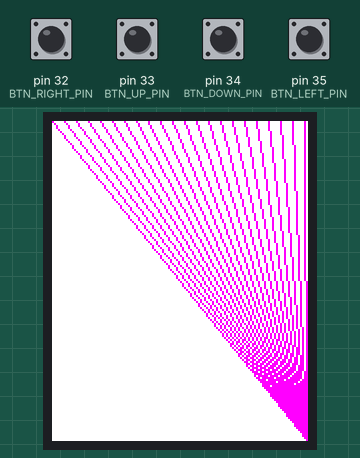
Recording of a sketch running on a simulated Arduino Mega 2560, built with avr-gcc and run on an emulated ATmega2560. Shown: 128×160 colour display. The test bench sets the inputs (shaded band); at power-on: pin 32 (BTN_RIGHT_PIN), pin 33 (BTN_UP_PIN), pin 34 (BTN_DOWN_PIN), pin 35 (BTN_LEFT_PIN) HIGH. What the sketch prints to the serial monitor is not drawn.

Above: at 9.2 s.
11.9 s: pin 32 (BTN_RIGHT_PIN) pulled LOW for 0.15 s
At 11.98 s:
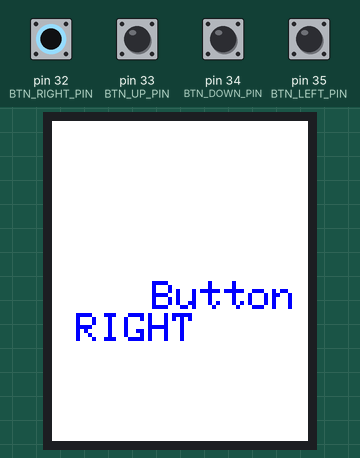
13.5 s: pin 33 (BTN_UP_PIN) pulled LOW for 0.15 s
At 13.58 s:
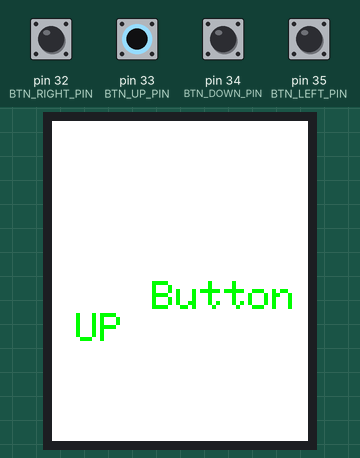
15.1 s: pin 34 (BTN_DOWN_PIN) pulled LOW for 0.15 s
At 15.18 s:
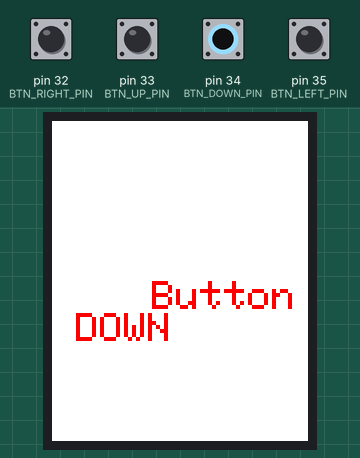
16.7 s: pin 35 (BTN_LEFT_PIN) pulled LOW for 0.15 s
At 16.78 s:
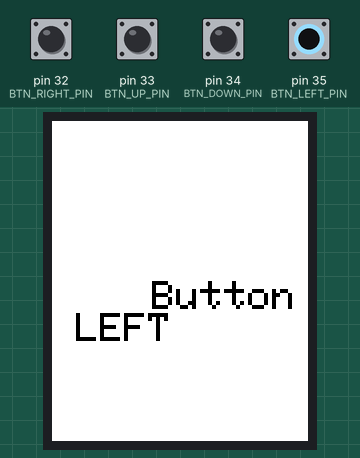
18.3 s: pin 32 (BTN_RIGHT_PIN) pulled LOW for 1 s
At 19.1 s:
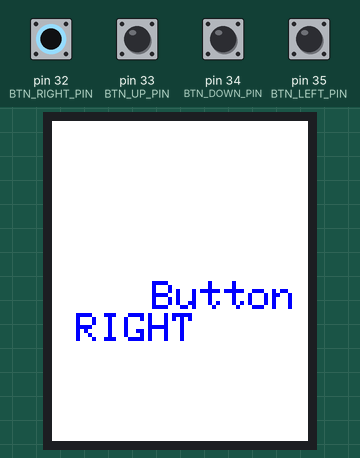
20.8 s: pin 34 (BTN_DOWN_PIN) pulled LOW for 1 s
At 21.2 s:
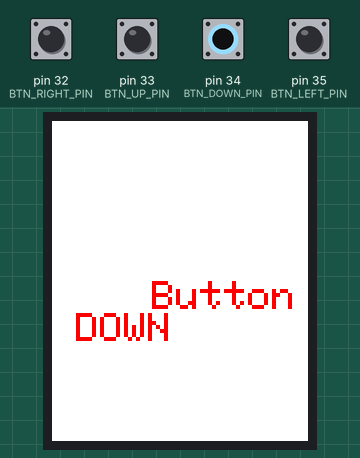

The sketch:

hl_beginer_bord_display_buttons_check.ino
```cpp
// (licence header left out)
// Подключение библиотек для работы с дисплеем и графикой
#include <Adafruit_GFX.h>
#include <Adafruit_ST7735.h>
#include <SPI.h>

// Выводы кнопок
const byte BTN_LEFT_PIN = 35;
const byte BTN_RIGHT_PIN = 32;
const byte BTN_UP_PIN = 33;
const byte BTN_DOWN_PIN = 34;

// Выводы дисплея
const byte TFT_CS_PIN = 53;
const byte TFT_DC_PIN = 30; // Может называться RS
const byte TFT_RST_PIN = 31;

// Переменные для хранения состояния кнопок
bool btn_left_state = false;
bool btn_right_state = false;
bool btn_up_state = false;
bool btn_down_state = false;

// Создание объекта для работы с дисплеем
Adafruit_ST7735 tft = Adafruit_ST7735(TFT_CS_PIN, TFT_DC_PIN, TFT_RST_PIN);

void setup() {
  // Настройка скорости отладочного порта
  Serial.begin(115200);

  // Настройка выводов кнопок на вход
  pinMode(BTN_LEFT_PIN, INPUT);
  pinMode(BTN_RIGHT_PIN, INPUT);
  pinMode(BTN_UP_PIN, INPUT);
  pinMode(BTN_DOWN_PIN, INPUT);

  // Настройка дисплея
  tft.initR(INITR_BLACKTAB);
  // Отриовка на экране тестовых линий
  testlines(ST77XX_MAGENTA);
}

void loop() {
  // Обработка кнопки ЛЕВО
  if (!digitalRead(BTN_LEFT_PIN) && !btn_left_state) {
    btn_left_state = true;
    Serial.println("Button LEFT PRESS");
    testdrawtext("Button LEFT", ST77XX_BLACK);
  }
  if (digitalRead(BTN_LEFT_PIN) && btn_left_state) {
    btn_left_state = false;
    Serial.println("Button LEFT RELEASE");
    tft.fillScreen(ST77XX_WHITE);
  }

  // Обработка кнопки ПРАВО
  if (!digitalRead(BTN_RIGHT_PIN) && !btn_right_state) {
    btn_right_state = true;
    Serial.println("Button RIGHT PRESS");
    testdrawtext("Button RIGHT", ST77XX_BLUE);
  }
  if (digitalRead(BTN_RIGHT_PIN) && btn_right_state) {
    btn_right_state = false;
    Serial.println("Button RIGHT RELEASE");
    tft.fillScreen(ST77XX_WHITE);
  }

  // Обработка кнопки ВЕРХ
  if (!digitalRead(BTN_UP_PIN) && !btn_up_state) {
    btn_up_state = true;
    Serial.println("Button UP PRESS");
    testdrawtext("Button UP", ST77XX_GREEN);
  }
  if (digitalRead(BTN_UP_PIN) && btn_up_state) {
    btn_up_state = false;
    Serial.println("Button UP RELEASE");
    tft.fillScreen(ST77XX_WHITE);
  }

  // Обработка кнопки НИЗ
  if (!digitalRead(BTN_DOWN_PIN) && !btn_down_state) {
    btn_down_state = true;
    Serial.println("Button DOWN PRESS");
    testdrawtext("Button DOWN", ST77XX_RED);
  }
  if (digitalRead(BTN_DOWN_PIN) && btn_down_state) {
    btn_down_state = false;
    Serial.println("Button DOWN RELEASE");
    tft.fillScreen(ST77XX_WHITE);
  }
}

// Метод отрисовки произвольного текста с заданным цветом
void testdrawtext(char *text, uint16_t color) {
  tft.setTextWrap(true);
  tft.fillScreen(ST77XX_WHITE);
  tft.setCursor(50, (tft.height() / 2));
  tft.setTextColor(color);
  tft.setTextSize(2);
  tft.print(text);
}

// Метод отрисовки линий с заданным цветом
void testlines(uint16_t color) {
  tft.fillScreen(ST77XX_WHITE);
  for (int16_t x = 0; x < tft.width(); x += 6) {
    tft.drawLine(0, 0, x, tft.height() - 1, color);
    delay(50);
  }
  for (int16_t y = 0; y < tft.height(); y += 6) {
    tft.drawLine(0, 0, tft.width() - 1, y, color);
    delay(50);
  }

  tft.fillScreen(ST77XX_WHITE);
  for (int16_t x = 0; x < tft.width(); x += 6) {
    tft.drawLine(tft.width() - 1, 0, x, tft.height() - 1, color);
    delay(50);
  }
  for (int16_t y = 0; y < tft.height(); y += 6) {
    tft.drawLine(tft.width() - 1, 0, 0, y, color);
    delay(50);
  }

  tft.fillScreen(ST77XX_WHITE);
  for (int16_t x = 0; x < tft.width(); x += 6) {
    tft.drawLine(0, tft.height() - 1, x, 0, color);
    delay(50);
  }
  for (int16_t y = 0; y < tft.height(); y += 6) {
    tft.drawLine(0, tft.height() - 1, tft.width() - 1, y, color);
    delay(50);
  }

  tft.fillScreen(ST77XX_WHITE);
  for (int16_t x = 0; x < tft.width(); x += 6) {
    tft.drawLine(tft.width() - 1, tft.height() - 1, x, 0, color);
    delay(50);
  }
  for (int16_t y = 0; y < tft.height(); y += 6) {
    tft.drawLine(tft.width() - 1, tft.height() - 1, 0, y, color);
    delay(50);
  }
  tft.fillScreen(ST77XX_WHITE);
}
```

Measured:
- after the input at 11.9 s, the display: changes at once (image 1)
- after the input at 13.5 s, the display: changes at once (image 2)
- after the input at 15.1 s, the display: changes at once (image 3)
- after the input at 16.7 s, the display: changes at once (image 4)
- after the input at 18.3 s, the display: changes at once (image 5)
- after the input at 20.8 s, the display: changes at once (image 6)
